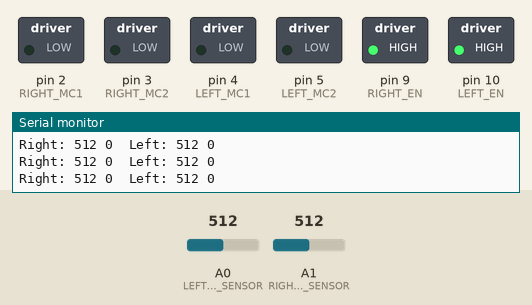
Recording of a sketch running on a simulated Arduino Uno, built with avr-gcc and run on an emulated ATmega328P. Parts: switched loads named in the sketch (green lamp = pin HIGH), the last lines printed to the serial monitor. The test bench sets the inputs (shaded band); at power-on: A0 (LEFT_LIGHT_SENSOR) = 512, A1 (RIGHT_LIGHT_SENSOR) = 512.

Above: at 1.2 s.
1.3 s: A0 (LEFT_LIGHT_SENSOR) set to 797
2.8 s: A0 (LEFT_LIGHT_SENSOR) set to 821
At 3.3 s:
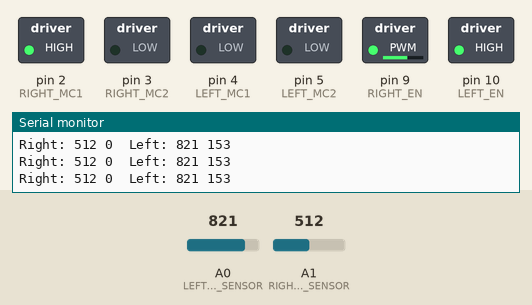
4.3 s: A1 (RIGHT_LIGHT_SENSOR) set to 802
7.3 s: A1 (RIGHT_LIGHT_SENSOR) set to 828
At 8.5 s:
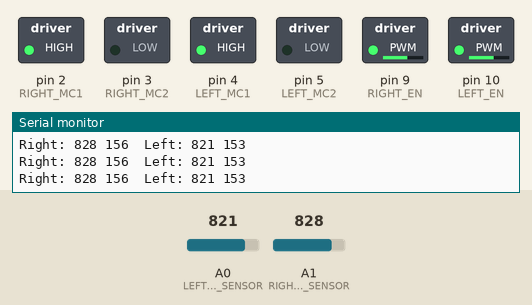
8.8 s: A0 (LEFT_LIGHT_SENSOR) set to 800
At 9.4 s:
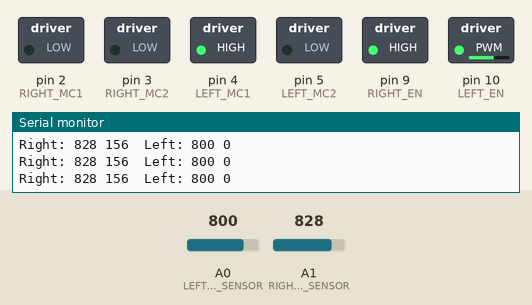
10.3 s: A1 (RIGHT_LIGHT_SENSOR) set to 800
At 10.9 s:
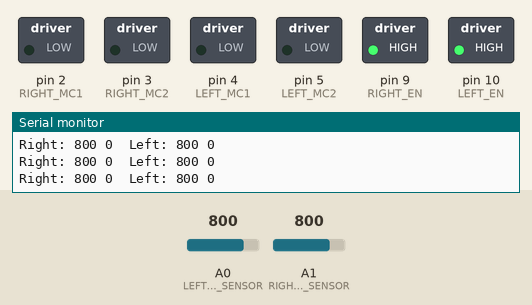
Timing chart, 0 to 12.8 s (numbered marks = the images above; inputs shaded):
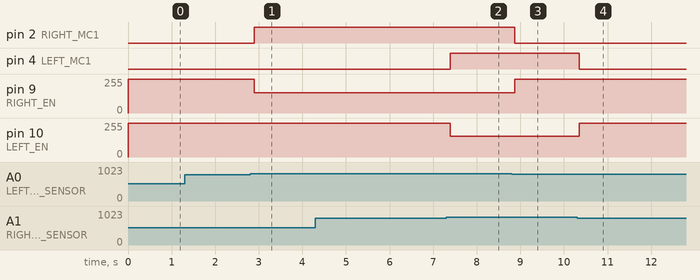

Measured:
- the behaviour switches between 809 and 810 on A0 (LEFT_LIGHT_SENSOR) (found by bisection; images 0 and 1)
- the behaviour switches between 809 and 810 on A1 (RIGHT_LIGHT_SENSOR) (found by bisection; images 1 and 2)
- after the input at 2.8 s, pin 2 (RIGHT_MC1): LOW → HIGH after 0.10 s; pin 9 (RIGHT_EN): 255/255 → 153/255 after 0.10 s
- after the input at 7.3 s, pin 4 (LEFT_MC1): LOW → HIGH after 0.09 s; pin 10 (LEFT_EN): 255/255 → 156/255 after 0.09 s
- after the input at 8.8 s, pin 2 (RIGHT_MC1): HIGH → LOW after 0.07 s; pin 9 (RIGHT_EN): 153/255 → 255/255 after 0.07 s
- after the input at 10.3 s, pin 4 (LEFT_MC1): HIGH → LOW after 0.05 s; pin 10 (LEFT_EN): 156/255 → 255/255 after 0.05 s

The sketch:

car.ino
```cpp
// H-bridge control pins
const int RIGHT_EN = 9;     // Enabler for right engine
const int RIGHT_MC1 = 2;    // First right switch
const int RIGHT_MC2 = 3;    // Second right switch
const int LEFT_EN = 10;     // Enabler for left engine
const int LEFT_MC1 = 4;     // First left switch
const int LEFT_MC2 = 5;     // Second left switch

const int LEFT_LIGHT_SENSOR = 0;    // Photoresistor pin (A0)
const int RIGHT_LIGHT_SENSOR = 1;   // Photoresistor pin (A1)

const int LIGHT_THRESHOLD_MIN = 810;    // Min light to start moving
const int LIGHT_THRESHOLD_MAX = 1100;   // Min light to start moving
const int SPEED_MIN = 150;              // Min rotating speed
const int SPEED_MAX = 255;              // Max rotating speed

void setup()
{
    pinMode(RIGHT_EN, OUTPUT);
    pinMode(RIGHT_MC1, OUTPUT);
    pinMode(RIGHT_MC2, OUTPUT);
    pinMode(LEFT_EN, OUTPUT);
    pinMode(LEFT_MC1, OUTPUT);
    pinMode(LEFT_MC2, OUTPUT);

    // Init with stopped engines
    brake("left");
    brake("right");

    Serial.begin(9600);
}

void loop()
{
    // Read photoresistors
    int left_light = analogRead(LEFT_LIGHT_SENSOR);
    int right_light = analogRead(RIGHT_LIGHT_SENSOR);

    // Little pause to let serial port output
    delay(50);
    // To turn left, we have to accelerate right engine
    Serial.print("Right: ");
    Serial.print(right_light);
    Serial.print(" ");
    if (right_light >= LIGHT_THRESHOLD_MIN) {
        int left_speed = map(right_light, LIGHT_THRESHOLD_MIN, LIGHT_THRESHOLD_MAX, SPEED_MIN, SPEED_MAX);
        left_speed = constrain(left_speed, SPEED_MIN, SPEED_MAX);
        Serial.print(left_speed);
        forward("left", left_speed);
    } else {
        Serial.print("0");
        brake("left"); // If light is below minimal - brake left engine
    }

    // To turn right, we have to accelerate left engine
    Serial.print("\tLeft: ");
    Serial.print(left_light);
    Serial.print(" ");
    if (left_light >= LIGHT_THRESHOLD_MIN) {
        int right_speed = map(left_light, LIGHT_THRESHOLD_MIN, LIGHT_THRESHOLD_MAX, SPEED_MIN, SPEED_MAX);
        right_speed = constrain(right_speed, SPEED_MIN, SPEED_MAX);
        Serial.println(right_speed);
        forward("right", right_speed);
    } else {
        Serial.println("0");
        brake("right");
    }
}

/**
 * Function to move forward with given speed (0-255)
 */
void forward(String motor, int rate) {
    if (motor == "left") {
        digitalWrite(LEFT_EN, LOW);
        digitalWrite(LEFT_MC1, HIGH);
        digitalWrite(LEFT_MC2, LOW);
        analogWrite(LEFT_EN, rate);
    } else {
        digitalWrite(RIGHT_EN, LOW);
        digitalWrite(RIGHT_MC1, HIGH);
        digitalWrite(RIGHT_MC2, LOW);
        analogWrite(RIGHT_EN, rate);
    }
}

/**
 * Function to brake engine
 */
void brake(String motor) {
    if (motor == "left") {
        digitalWrite(LEFT_EN, LOW);
        digitalWrite(LEFT_MC1, LOW);
        digitalWrite(LEFT_MC2, LOW);
        digitalWrite(LEFT_EN, HIGH);
    } else {
        digitalWrite(RIGHT_EN, LOW);
        digitalWrite(RIGHT_MC1, LOW);
        digitalWrite(RIGHT_MC2, LOW);
        digitalWrite(RIGHT_EN, HIGH);
    }
}
```
